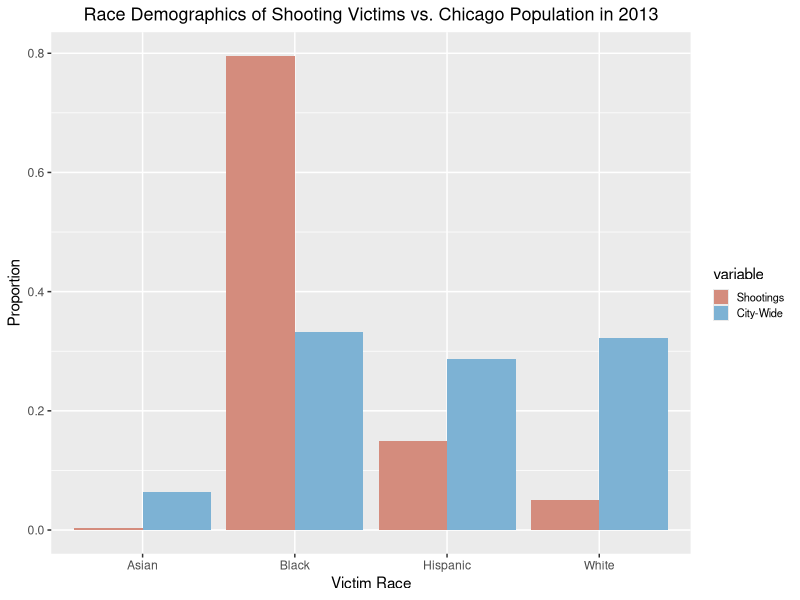
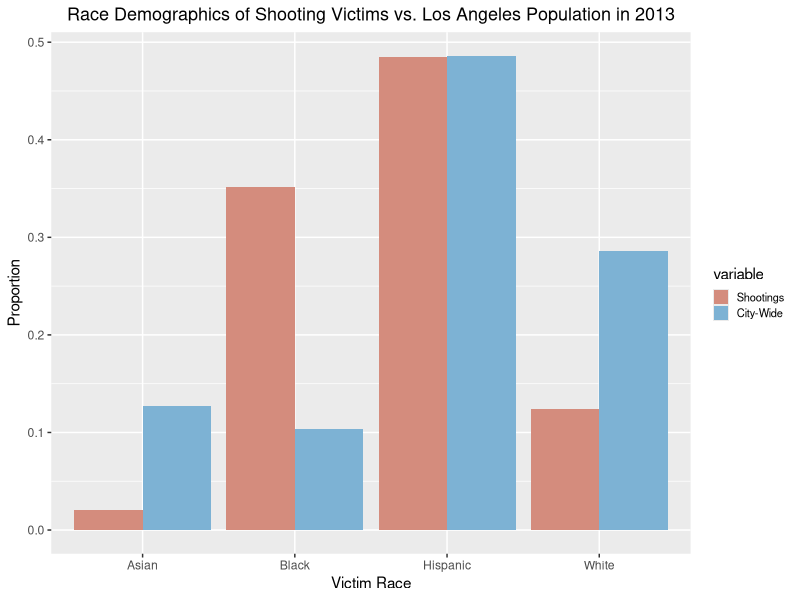
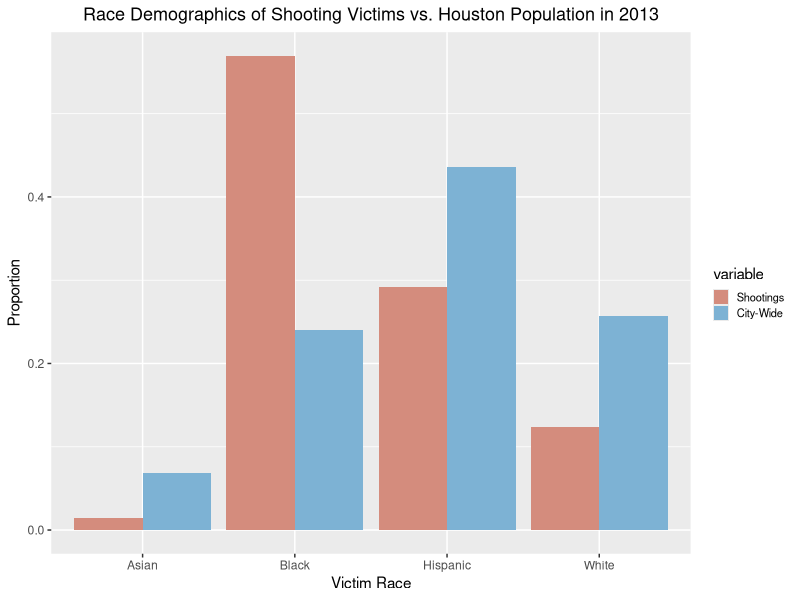
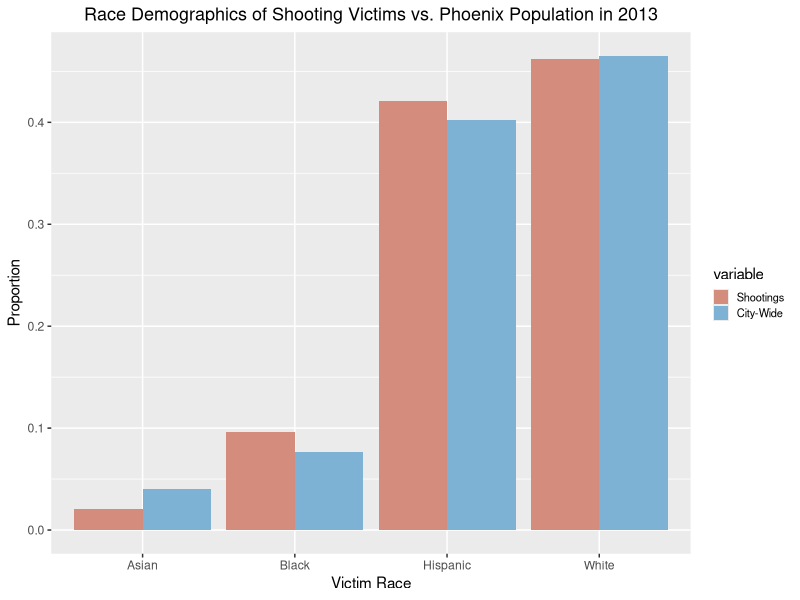
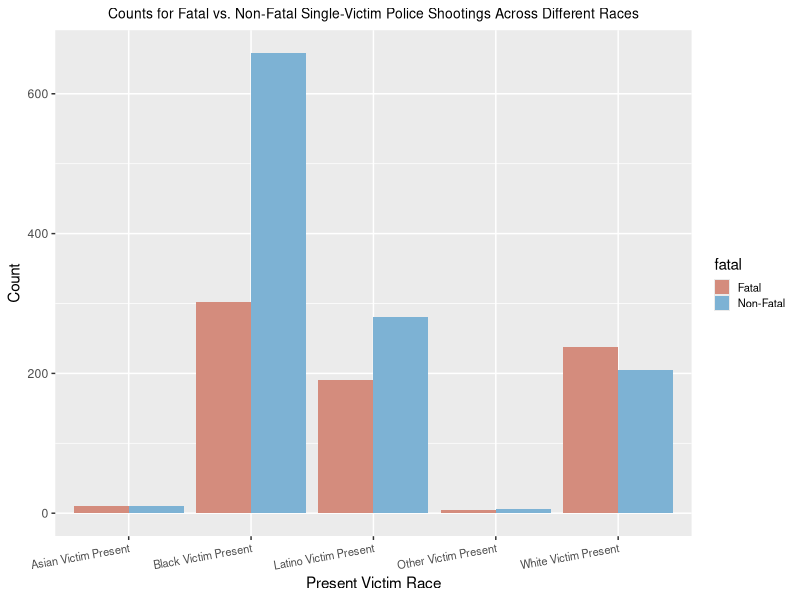
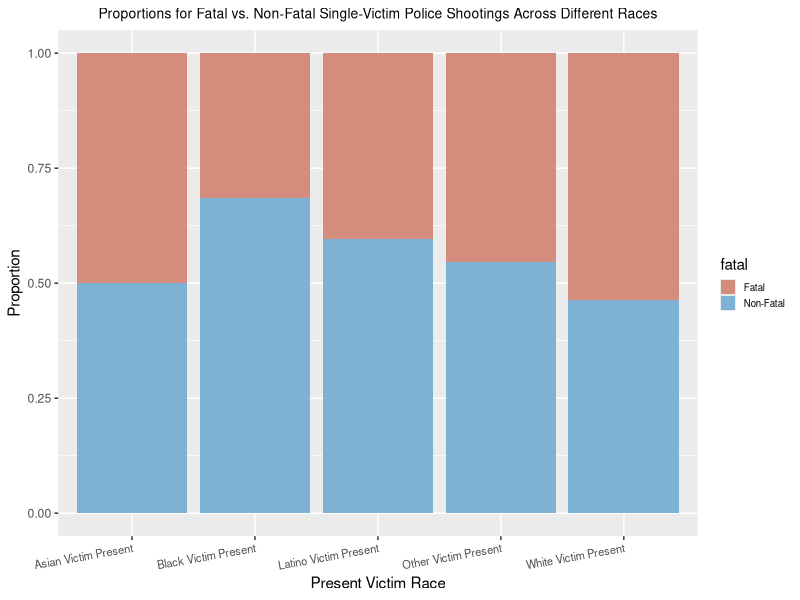
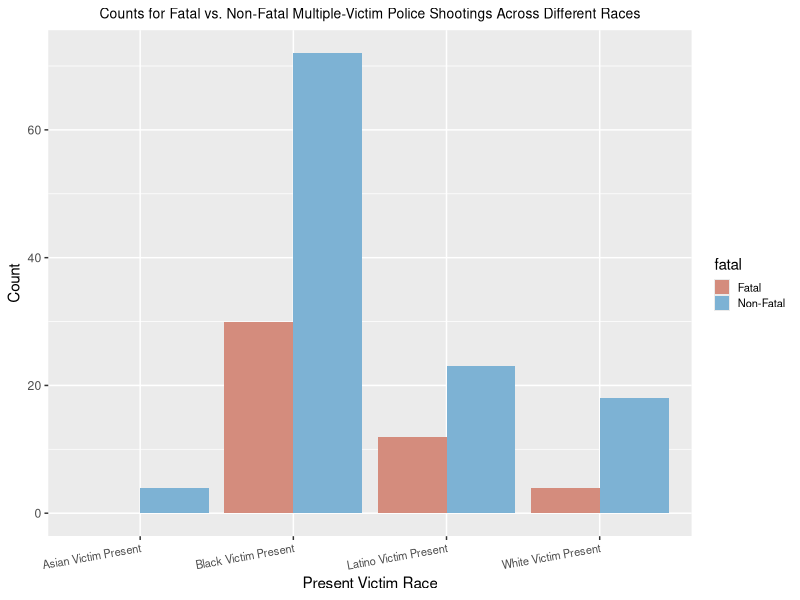
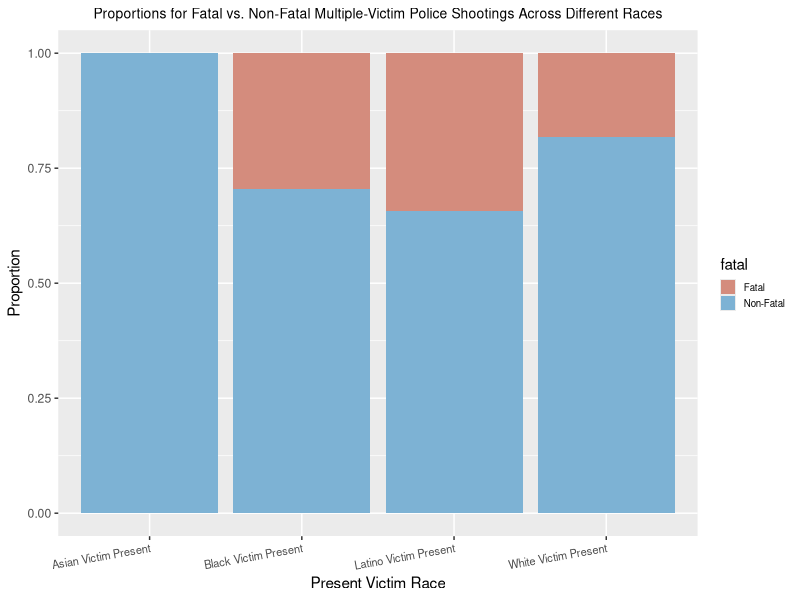

Here is the R script that generated these plots, in order: (Note: this script raises an error after producing the figures.)
## ---- chunk 1
knitr::opts_chunk$set(echo = TRUE)
## ---- chunk 2
library(ggplot2)
library(dplyr)
library(tidyr)
library(tidyverse)
library(reshape2)
## ---- chunk 3
library(ggplot2)
library(dplyr)
library(tidyr)
library(tidyverse)
## ---- chunk 4
# Census Predictors
census <- read.csv("data/2013census.csv")[,-c(8,9)]
states <- lapply(census$department, function(x) str_extract_all(x,"\\([^()]+\\)")[[1]])
states <- substring(states, 2, nchar(states)-1)
census$state <- states

# Gun Law Predictors
gun_provisions <- read.csv("data/gun_provisions.csv") %>% 
  filter(year == 2013)
gun_provisions <- gun_provisions %>% 
  mutate(total_pr = rowSums(gun_provisions[,3:136]),
         deesc_train = ifelse(state %in% c("California", "New Mexico", "Texas", "Oklahoma", "South Dakota", "Illinois", "Indiana", "Tennessee", "Washington", "Missouri", "Georgia", "Ohio", "Maryland", "Massachusetts", "Connecticut", "Maine"), 1, 0)) %>% 
  select(state, total_pr, deesc_train)
gun_provisions$state <- state.abb[match(gun_provisions$state,state.name)]
## ---- chunk 5
all <- read.csv("data/allshootingsdata.csv")

# Recode subject race
all$SubjectRace[is.na(all$SubjectRace)] <- "A"

# Recode officer races
all$OfficerRace <- gsub("H/L", "L", all$OfficerRace)
all$OfficerRace <- gsub("H", "L", all$OfficerRace)
all$OfficerRace <- gsub("Unknown|m/m", "U", all$OfficerRace)
all$OfficerRace <- gsub("WHITE|WLITE", "W", all$OfficerRace)
all$OfficerRace <- gsub("BLACK", "B", all$OfficerRace)
all$OfficerRace <- gsub("ASIAN", "A", all$OfficerRace)
all$OfficerRace <- gsub("Other|AI/AN|NA/W|Multi-Racial", "O", all$OfficerRace)
all$OfficerRace <- gsub("A/PI ", "A;", all$OfficerRace)
all$OfficerRace <- gsub("A/PI", "A", all$OfficerRace)
all$OfficerRace <- gsub(",", ";", all$OfficerRace)
all$OfficerRace <- gsub(" ", "", all$OfficerRace)
all$OfficerRace <- gsub("A/W|W/L|W/A", "O", all$OfficerRace)
all$OfficerRace[all$OfficerRace == ""] <- "U"

# Recode officer genders
all$OfficerGender <- gsub("MALE", "M", toupper(all$OfficerGender))
all$OfficerGender <- gsub("FEMALE|FEM", "F", toupper(all$OfficerGender))
all$OfficerGender <- gsub("UNKNOWN|FALSE", "U", toupper(all$OfficerGender))
all$OfficerGender <- gsub(",|:", ";", toupper(all$OfficerGender))
all$OfficerGender <- gsub(" |/", "", toupper(all$OfficerGender))

all <- all %>% 
  select(-c("Date", "NatureOfStop", "Notes", "SubjectAge", "NumberOfShots", "Department", "FullNarrative", "fdate", "month", "day", "tr", "AvgAge", "VA", "F", "nshots", "sit")) %>% 
  mutate(b = as.numeric(b > 0),
         w = as.numeric(w > 0),
         l = as.numeric(l > 0),
         a = as.numeric(a > 0),
         so =  as.numeric(str_count(all$SubjectRace, "O") > 0),
         smale = as.numeric(str_count(all$SubjectGender, "M") > 0),
         sfem = as.numeric(str_count(all$SubjectGender, "F") > 0),
         ob = as.numeric(str_count(all$OfficerRace, "B") > 0),
         ow = as.numeric(str_count(all$OfficerRace, "W") > 0),
         ol = as.numeric(str_count(all$OfficerRace, "L") > 0),
         oa = as.numeric(str_count(all$OfficerRace, "A") > 0),
         oo =  as.numeric(str_count(all$OfficerRace, "O") > 0),
         omale = as.numeric(str_count(all$OfficerGender, "M") > 0),
         ofem = as.numeric(str_count(all$OfficerGender, "F") > 0),
         other = as.numeric(other), 
         replica = as.numeric(replica), 
         knife = as.numeric(knife), 
         gun = as.numeric(weapon == "gun"), 
         unarmed = as.numeric(weapon == "unarmed"),
         unknown_weapon = as.numeric(weapon == "U"),
         fatal = as.numeric(str_count(all$Fatal, "F") > 0)) %>% 
  select(-c(weapon, SubjectGender, OfficerGender))

all <- rename(all, sb = b, sw = w, sl = l, sa = a, weapon_other = other)
## ---- chunk 6
# Filter out unknown values
all <- all[-which(all$smale == 0 & all$sfem == 0),]
all <- all[-which(all$omale == 0 & all$ofem == 0),]
all <- all[-which(all$sb == 0 & all$sw == 0 & all$sl == 0 & all$sa == 0 & all$so == 0),]
all <- all[-which(is.na(all$sb)),]
all <- all[-which(all$ob == 0 & all$ow == 0 & all$ol == 0 & all$oa == 0 & all$oo == 0),]
all <- all[-which(str_count(all$Fatal, "F") == 0 & str_count(all$Fatal, "N") == 0),]
all <- all %>% 
  select(-c(Fatal))
## ---- chunk 7
final_df <- merge(all, census, by.x = "city", by.y = "city_name")
final_df <- merge(final_df, gun_provisions, by = "state")
final_df <- final_df %>% 
  select(-c(department, year))
## ---- chunk 8
saveRDS(final_df, "data/final.rds")
## ---- chunk 9
final_eda <- final_df %>%
  mutate(
      fatal = case_when(
        fatal == 1 ~ "Fatal",
        fatal == 0 ~ "Non-Fatal"),
      sb = case_when(
        sb == 1 ~ "Black Victim Present",
        sb == 0 ~ "Black Victim Not Present"
      ),
      sw = case_when(
        sw == 1 ~ "White Victim Present",
        sw == 0 ~ "White Victim Not Present"
      ),
      sl = case_when(
        sl == 1 ~ "Latino Victim Present",
        sl == 0 ~ "Latino Victim Not Present"
      ),
      sa = case_when(
        sa == 1 ~ "Asian Victim Present",
        sa == 0 ~ "Asian Victim Not Present"
      ),
      so = case_when(
        so == 1 ~ "Other Victim Present",
        so == 0 ~ "Other Victim Not Present"
      ),
      smale = case_when(
        smale == 1 ~ "Male Victim Present",
        smale == 0 ~ "Male Victim Not Present"
      ),
      sfem = case_when(
        sfem == 1 ~ "Female Victim Present",
        sfem == 0 ~ "Female Victim Not Present"
      ),
      ob = case_when(
        ob == 1 ~ "Black Officer Present",
        ob == 0 ~ "Black Officer Not Present"
      ),
      ow = case_when(
        ow == 1 ~ "White Officer Present",
        ow == 0 ~ "White Officer Not Present"
      ),
      ol = case_when(
        ol == 1 ~ "Latino Officer Present",
        ol == 0 ~ "Latino Officer Not Present"
      ),
      oa = case_when(
        oa == 1 ~ "Asian Officer Present",
        oa == 0 ~ "Asian Officer Not Present"
      ),
      oo = case_when(
        oo == 1 ~ "Other Officer Present",
        oo == 0 ~ "Other Officer Not Present"
      ),
      omale = case_when(
        omale == 1 ~ "Male Officer Present",
        omale == 0 ~ "Male Officer Not Present"
      ),
      weapon_other = case_when(
        weapon_other == 1 ~ "Other Weapon Present",
        weapon_other == 0 ~ "Other Weapon Not Present"
      ), 
      replica = case_when(
        replica == 1 ~ "Replica Present",
        replica == 0 ~ "Replica Not Present"
      ),
      knife = case_when(
        knife == 1 ~ "Knife Present",
        knife == 0 ~ "Knife Not Present"
      ),
      gun = case_when(
        gun == 1 ~ "Gun Present",
        gun == 0 ~ "Gun Not Present"
      ),
      unarmed = case_when(
        unarmed == 1 ~ "Victim Unarmed",
        unarmed == 0 ~ "Victim Armed"
      ),
      unknown_weapon = case_when(
        unknown_weapon == 1 ~ "Weapon Unknown",
        unknown_weapon == 0 ~ "Weapon Known"
      )
  )

saveRDS(final_eda, 'data/final_eda.rds')
## ---- chunk 10
most_pop <- head(names(sort(table(final_eda$city), decreasing = TRUE)), 4)
i <- 1

for (c in most_pop) {
  temp <- final_eda %>% 
    filter(city == c)
  
  vic <- temp %>% 
  summarise(Black = sum(str_count(SubjectRace, "B")), 
            White = sum(str_count(SubjectRace, "W")),
            Hispanic = sum(str_count(SubjectRace, "L")),
            Asian = sum(str_count(SubjectRace, "A")),
            city_pop_2013 = sum(str_count(SubjectRace, "B")) + sum(str_count(SubjectRace, "W")) + 
              sum(str_count(SubjectRace, "L")) + sum(str_count(SubjectRace, "A")) + 
              sum(str_count(SubjectRace, "O"))
  ) %>% 
    mutate(Black = Black/city_pop_2013, 
           White = White/city_pop_2013,
           Hispanic = Hispanic/city_pop_2013,
           Asian = Asian/city_pop_2013)
  
  vic <- vic %>%
    t() %>%
    as.data.frame(stringsAsFactors = F) %>%
    rownames_to_column("race") %>%
    `rownames<-`(NULL)

  demo <- temp %>% 
    select(black, white, hispanic, asian, city_pop_2013)  %>% 
    mutate(black = black/city_pop_2013, 
           white = white/city_pop_2013,
           hispanic = hispanic/city_pop_2013,
           asian = asian/city_pop_2013)
  demo <- rename(demo, Black = black, White = white, Hispanic = hispanic, Asian = asian)
  demo <- demo[1,]
  
  demo <- demo %>%
    t() %>%
    as.data.frame(stringsAsFactors = F) %>%
    rownames_to_column("race") %>%
    `rownames<-`(NULL)
  demo <- rename(demo, V1 = 2)
  
  temp2 <- merge(vic, demo, by = "race") %>% 
    filter(race != "city_pop_2013")
  temp2 <- rename(temp2, "Shootings" = V1.x, "City-Wide" = V1.y)
  temp2 <- melt(temp2)
  
  if (c == "LosAngeles") {
    c <- "Los Angeles"
  }
  
  plot <- ggplot(temp2, aes(x = race, y = value, fill = variable)) +
    geom_bar(position = "dodge", stat="identity") + 
    labs(x = "Victim Race", y = "Proportion", title = paste0("Race Demographics of Shooting Victims vs. ", c, " Population in 2013")) +
    theme(legend.text = element_text(size = 8),
          legend.key.size = unit(0.4, "cm"),
          plot.title = element_text(size=13, hjust = 0.5)) + 
    scale_fill_manual(values=c("#D48C7D", "#7DB2D4"))
  
  ggsave(filename = paste0("figures/cityeda", i, ".png"), plot)
  
  i <- i + 1
}
## ---- chunk 11
single_victims <- final_eda %>% 
  filter(NumberOfSubjects <= 1)
nrow(single_victims)

mult_victims <- final_eda %>% 
  filter(NumberOfSubjects > 1)
nrow(mult_victims)
## ---- chunk 12
tempsb <- single_victims %>% 
  group_by(sb, fatal) %>% 
  summarise(count = n())
tempsb <- tempsb[3:4,]
tempsb <- rename(tempsb, type = sb)

tempsw <- single_victims %>% 
  group_by(sw, fatal) %>% 
  summarise(count = n())
tempsw <- tempsw[3:4,]
tempsw <- rename(tempsw, type = sw)

tempsa <- single_victims %>% 
  group_by(sa, fatal) %>% 
  summarise(count = n())
tempsa <- tempsa[3:4,]
tempsa <- rename(tempsa, type = sa)

tempsl <- single_victims %>% 
  group_by(sl, fatal) %>% 
  summarise(count = n())
tempsl <- tempsl[3:4,]
tempsl <- rename(tempsl, type = sl)

tempso <- single_victims %>% 
  group_by(so, fatal) %>% 
  summarise(count = n())
tempso <- tempso[3:4,]
tempso <- rename(tempso, type = so)

temp <- rbind(tempsb, tempsw, tempsl, tempsa, tempso) %>% 
  group_by(type) %>% 
  mutate(total = sum(count)) %>% 
  ungroup() %>% 
  mutate(prop = count / total)

race_count <- ggplot(temp, aes(x = type, y = count, fill = fatal)) +
  geom_bar(position = "dodge", stat="identity") + 
  labs(x = "Present Victim Race", y = "Count", title = "Counts for Fatal vs. Non-Fatal Single-Victim Police Shootings Across Different Races") +
  theme(legend.text = element_text(size = 8),
        legend.key.size = unit(0.4, "cm"),
        axis.text.x = element_text(angle = 10, hjust = 1, size = 8),
        plot.title = element_text(size=10, hjust = 0.5)) + 
  scale_fill_manual(values=c("#D48C7D", "#7DB2D4"))

race_prop <- ggplot(temp, aes(x = type, y = prop, fill = fatal)) +
  geom_bar(position = "stack", stat="identity") + 
  labs(x = "Present Victim Race", y = "Proportion", title = "Proportions for Fatal vs. Non-Fatal Single-Victim Police Shootings Across Different Races") +
  theme(legend.text = element_text(size = 7),
        legend.key.size = unit(0.4, "cm"),
        axis.text.x = element_text(angle = 10, hjust = 1, size = 8),
        plot.title = element_text(size=10, hjust = 0.5)) + 
  scale_fill_manual(values=c("#D48C7D", "#7DB2D4"))

ggsave(filename = "figures/singleeda1.png", race_count)
ggsave(filename = "figures/singleeda2.png", race_prop)
## ---- chunk 13
tempsb <- mult_victims %>% 
  group_by(sb, fatal) %>% 
  summarise(count = n())
tempsb <- tempsb[3:4,]
tempsb <- rename(tempsb, type = sb)

tempsw <- mult_victims %>% 
  group_by(sw, fatal) %>% 
  summarise(count = n())
tempsw <- tempsw[3:4,]
tempsw <- rename(tempsw, type = sw)

tempsa <- mult_victims %>% 
  group_by(sa, fatal) %>% 
  summarise(count = n())
tempsa <- tempsa[3,]
tempsa[2,] <- list("Asian Victim Present", "Fatal", 0)
tempsa <- rename(tempsa, type = sa)

tempsl <- mult_victims %>% 
  group_by(sl, fatal) %>% 
  summarise(count = n())
tempsl <- tempsl[3:4,]
tempsl <- rename(tempsl, type = sl)

temp <- rbind(tempsb, tempsw, tempsl, tempsa) %>% 
  group_by(type) %>% 
  mutate(total = sum(count)) %>% 
  ungroup() %>% 
  mutate(prop = count / total)

race_count1 <- ggplot(temp, aes(x = type, y = count, fill = fatal)) +
  geom_bar(position = "dodge", stat="identity") + 
  labs(x = "Present Victim Race", y = "Count", title = "Counts for Fatal vs. Non-Fatal Multiple-Victim Police Shootings Across Different Races") +
  theme(legend.text = element_text(size = 8),
        legend.key.size = unit(0.4, "cm"),
        axis.text.x = element_text(angle = 10, hjust = 1, size = 8),
        plot.title = element_text(size=10, hjust = 0.5)) + 
  scale_fill_manual(values=c("#D48C7D", "#7DB2D4"))

race_prop1 <- ggplot(temp, aes(x = type, y = prop, fill = fatal)) +
  geom_bar(position = "stack", stat="identity") + 
  labs(x = "Present Victim Race", y = "Proportion", title = "Proportions for Fatal vs. Non-Fatal Multiple-Victim Police Shootings Across Different Races") +
  theme(legend.text = element_text(size = 7),
        legend.key.size = unit(0.4, "cm"),
        axis.text.x = element_text(angle = 10, hjust = 1, size = 8),
        plot.title = element_text(size=10, hjust = 0.5)) + 
  scale_fill_manual(values=c("#D48C7D", "#7DB2D4"))

ggsave(filename = "figures/multeda1.png", race_count1)
ggsave(filename = "figures/multeda2.png", race_prop1)
## ---- chunk 14
temp <- single_victims %>% 
  group_by(Fatal, SubjectRace) %>% 
  summarise(count = n())
  
ggplot(single_victims, aes(x = Fatal, y = count)) +
  geom_bar(stat="identity") + 
  labs(x = "Fatal", y = "Count", title = "Counts for Fatal vs. Non-Fatal Police Shootings") 
  group_by(Fatal, race) %>% 
  summarise(count = n())
## ---- chunk 15
temp <- all %>% 
  group_by(Fatal) %>% 
  summarise(count = n())

ggplot(temp, aes(x=Fatal, y=count)) + 
  geom_bar(stat="identity") + 
  labs(x = "Fatal", y = "Count", title = "Counts for Fatal vs. Non-Fatal Police Shootings") 
## ---- chunk 16
temp <- all %>% 
  group_by(Fatal, SubjectRace) %>% 
  summarise(race_count = n())

ggplot(temp, aes(x=SubjectRace, y=race_count, fill = Fatal)) + 
  geom_bar(position="dodge", stat="identity") + 
  labs(x = "Race", y = "Count", title = "Counts for Victim Race by Fatal vs. Non-Fatal in Police Shootings") 

temp2 <- all %>% 
  group_by(Fatal, OfficerRace) %>% 
  summarise(race_count = n())

ggplot(temp2, aes(x=OfficerRace, y=race_count, fill = Fatal)) + 
  geom_bar(position="dodge", stat="identity") + 
  labs(x = "Race", y = "Count", title = "Counts for Officer Race by Fatal vs. Non-Fatal in Police Shootings") 
## ---- chunk 17
temp <- all %>% 
  group_by(Fatal, SubjectGender) %>% 
  summarise(gender_count = n())

ggplot(temp, aes(x=SubjectGender, y=gender_count, fill = Fatal)) + 
  geom_bar(position="dodge", stat="identity") + 
  labs(x = "Gender", y = "Count", title = "Counts for Victim Gender by Fatal vs. Non-Fatal in Police Shootings") 

temp2 <- all %>% 
  group_by(Fatal, OfficerGender) %>% 
  summarise(gender_count = n())

ggplot(temp2, aes(x=OfficerGender, y=gender_count, fill = Fatal)) + 
  geom_bar(position="dodge", stat="identity") + 
  labs(x = "Gender", y = "Count", title = "Counts for Officer Race by Fatal vs. Non-Fatal in Police Shootings") 
## ---- chunk 18
temp <- all %>% 
  group_by(Fatal, weapon) %>% 
  summarise(count = n())

ggplot(temp, aes(x=weapon, y=count, fill = Fatal)) + 
  geom_bar(position="dodge", stat="identity") + 
  labs(x = "Weapon Type", y = "Count", title = "Counts of Each Weapon Type on Victims by Fatal vs. Non-Fatal in Police Shootings") 
## ---- chunk 19
all <- all %>% 
  separate_rows(SubjectRace, SubjectGender, Fatal, sep = ";")

officer_gender <- sapply(str_split(all$OfficerGender, ";"), length)
officer_race <- sapply(str_split(all$OfficerRace, ";"), length)
out <- which((officer_gender == officer_race) == FALSE)
all <- all[-out,]

all <- all %>% 
  separate_rows(OfficerRace, OfficerGender, sep = ";") %>% 
  separate_rows(OfficerRace, OfficerGender, sep = ",") 

officer_gender2 <- sapply(str_split(all$OfficerGender, "/"), length)
officer_race2 <- sapply(str_split(all$OfficerRace, "/"), length)
out2 <- which((officer_gender2 == officer_race2) == FALSE)
all <- all[-out2,]

all$OfficerRace <- trimws(all$OfficerRace)
all$OfficerGender <- trimws(all$OfficerGender)
all$Fatal <- trimws(all$Fatal)

all <- all %>% 
  filter(SubjectRace != "U") %>% 
  filter(OfficerRace != "U") %>% 
  filter(OfficerRace != "Unknown") %>% 
  filter(OfficerRace != "NA") %>% 
  filter(OfficerRace != "") %>% 
  filter(OfficerRace != "I") %>% 
  filter(OfficerGender != "U") %>% 
  filter(OfficerGender != "N") %>% 
  filter(SubjectGender != "U") %>% 
  filter(SubjectGender != "N") %>% 
  filter(Fatal != "U")

all$OfficerRace[all$OfficerRace == "WHITE"] <- "W"
all$OfficerRace[all$OfficerRace == "BLACK"] <- "B"
all$OfficerRace[all$OfficerRace == "ASIAN"] <- "A"

all$OfficerGender[all$OfficerGender == "FEMALE"] <- "F"
all$OfficerGender[all$OfficerGender == "MALE"] <- "M"
all$OfficerGender[all$OfficerGender == "Male"] <- "M"
